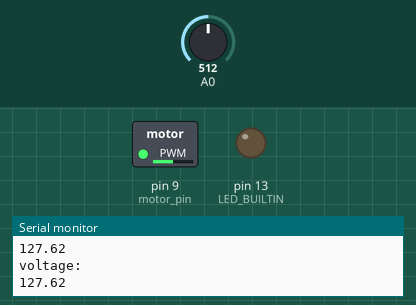
A sketch run on a simulated Arduino Uno, built with avr-gcc and run on an emulated ATmega328P. Shown: switched loads named in the sketch (green lamp = pin HIGH), output pins drawn as LEDs (lit = HIGH), the last lines printed to the serial monitor. The inputs (shaded band) are chosen by the test bench; at power-on: A0 = 512.

Above: at 1.2 s.
1.3 s: A0 set to 716
At 1.8 s:
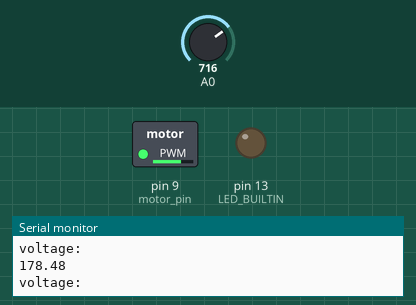
2.8 s: A0 set to 900
At 4.0 s:
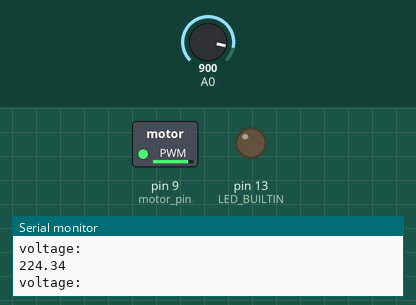
4.3 s: A0 set to 414
At 5.5 s:
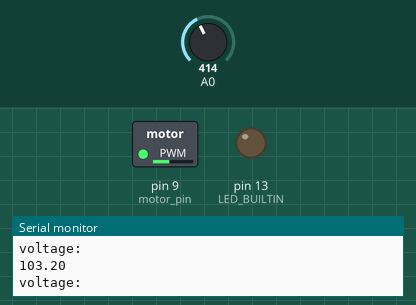
7.3 s: A0 set to 385
At 8.3 s:
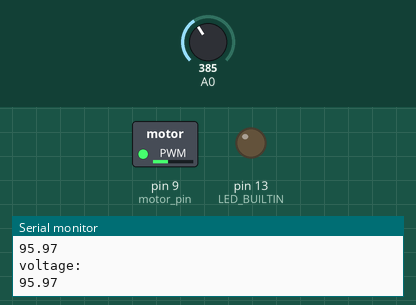
8.8 s: A0 set to 122
At 9.4 s:
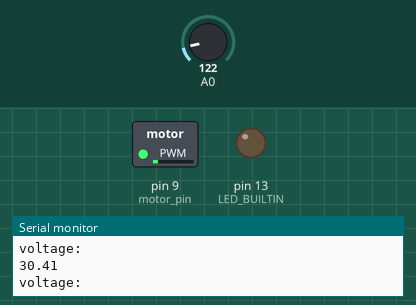
10.3 s: A0 set to 511
At 11.2 s:
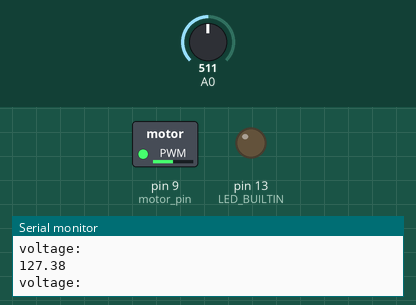
Timing chart, 0 to 12.8 s (numbered marks = the images above; inputs shaded):
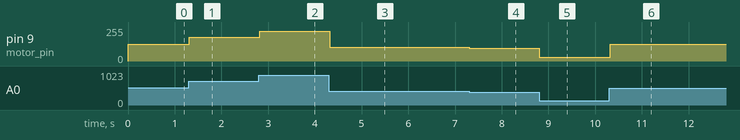

The sketch:

main.ino
```cpp
int motor_pin = 9;
void setup() {
  //start serial connection
  Serial.begin(9600);
  pinMode(motor_pin, OUTPUT);
  pinMode(LED_BUILTIN, OUTPUT);
  pinMode(A0, INPUT);
}

void loop() {
  int sensorValue = analogRead(A0);
  // Convert the analog reading (which goes from 0 - 1023) to a voltage (0 - 5V):
  float voltage = sensorValue * (255.0 / 1023.0);
  analogWrite(motor_pin,voltage);

  Serial.println("voltage: ");
  Serial.println(voltage);
}
```

Measured:
- after the input at 1.3 s, pin 9 (motor_pin): 127/255 → 178/255 at once
- after the input at 2.8 s, pin 9 (motor_pin): 178/255 → 224/255 at once
- after the input at 4.3 s, pin 9 (motor_pin): 224/255 → 103/255 at once
- after the input at 7.3 s, pin 9 (motor_pin): 103/255 → 95/255 at once
- after the input at 8.8 s, pin 9 (motor_pin): 95/255 → 30/255 at once
- after the input at 10.3 s, pin 9 (motor_pin): 30/255 → 127/255 at once
